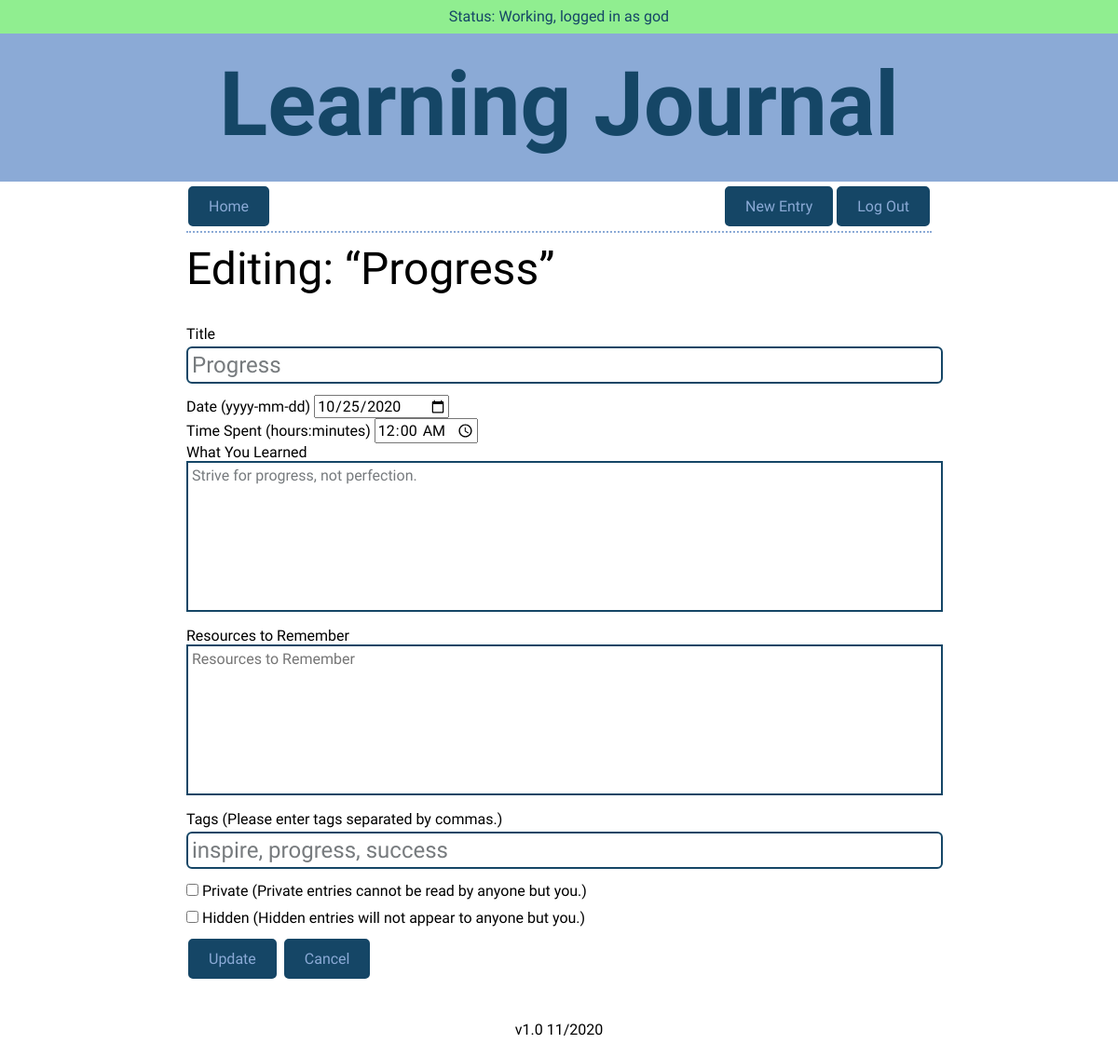
Before: /entries/6/edit (signed in) with the older database file.
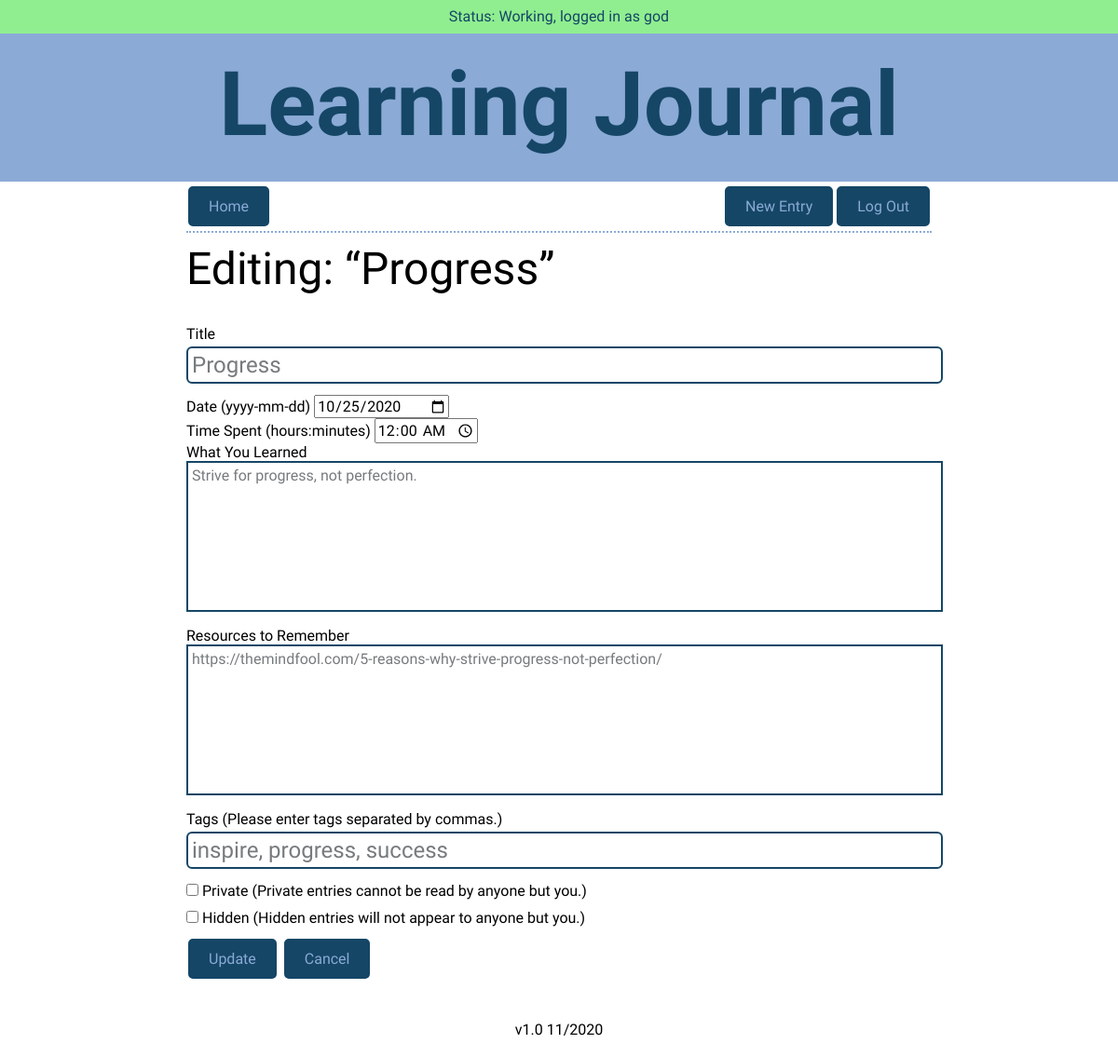
After: the same page with the newer database file.
### models.py (models this page shows)
class Entry(Model):
    id = AutoField()
    user = ForeignKeyField(User, backref="entries")
    title = CharField(max_length=256)
    date = DateField(default=datetime.date.today)
    time_spent = TimeField()
    learned = TextField()
    resources = TextField()
    tags = CharField(max_length=256)
    private = BooleanField(default=False)
    hidden = BooleanField(default=False)
    class Meta:
        database = DATABASE
    def get_tags(self):
        return (Tag
                .select()
                .join(EntryTag)
                .join(Entry)
                .where(Entry.id == self.id)
                )

### app.py (the view, shortened to what this page needs)
@app.route("/entries/<int:entry_id>/edit", methods=("GET", "POST"))
def edit_entry(entry_id):
    global last_route, cur_user, cur_entry, cur_tag
    last_route = "edit_entry"
    cur_user = None
    cur_entry = entry_id
    cur_tag = None
    if not current_user.is_authenticated:
        return redirect(url_for("login"))
    user = g.user._get_current_object()  # noqa (accessing private method)
    try:
        entry = models.Entry.get(models.Entry.id == entry_id)
        if (user != entry.user and user.god == False):  # noqa
            raise models.DoesNotExist
    except models.DoesNotExist:
        get_flashed_messages()
        flash("Cannot edit entry.", "error")
        return redirect(url_for("show_entry", entry_id=entry_id))
    form = forms.EntryForm()
    old_tags = []
    if request.method == "GET":
        old_tags = [tag.name for tag in entry.get_tags()]
        form.title.data = entry.title
        form.date.data = entry.date
        form.time_spent.data = entry.time_spent
        form.learned.data = entry.learned
        form.resources.data = entry.resources
        form.tags.data = entry.tags
        form.private.data = entry.private
        form.hidden.data = entry.hidden
    return render_template(
        "form.html", button="Update", form=form, cancel_url=get_last_route())

### forms.py (shortened to what this page needs)
class EntryForm(FlaskForm):
    title = StringField("Title", validators=[InputRequired()])
    date = DateField(
        "Date",
        default=datetime.datetime.today,
        validators=[DataRequired()],
        description=" (yyyy-mm-dd)")
    time_spent = TimeField(
        "Time Spent",
        validators=[DataRequired()],
        description=" (hours:minutes)")
    learned = TextAreaField("What You Learned", validators=[InputRequired()])
    resources = TextAreaField("Resources to Remember")
    tags = StringField("Tags",
                       description=" (Please enter tags separated by commas.)")
    private = BooleanField("Private", default=False,
                           description=" (Private entries cannot be read by "
                                       "anyone but you.)")
    hidden = BooleanField("Hidden", default=False,
                          description=" (Hidden entries will not appear to "
                                      "anyone but you.)")

### app.py (called while the page is built)
@login_manager.user_loader
def load_user(userid):
    try:
        return models.User.get(models.User.id == userid)
    except models.DoesNotExist:
        return None

### templates/form.html (shortened to what this page needs)
{% extends "layout.html" %}
{% from "macros.html" import nav_bar with context %}
{% block nav %}
    {{ nav_bar(False) }}
{% endblock %}
{% block content %}
    {% if button == "Update" %}
        <h2>Editing: “{{ form.title.data }}”</h2>
    {% endif %}
    <form method="POST" action="" class="form">
        {% for field in form %}
            <div class="field-{{ field.name }}">
                {% if field.type == "BooleanField" %}
                <label for="{{ field.name }}">{{ field(placeholder=field.label.text) }} {{ field.label }} {{ field.description }}</label>
                {% else %}
                    {% if field.id != "csrf_token" %}
                        {{ field.label }} {{ field.description }}
                    {% endif %}
                    {{ field(placeholder=field.label.text) }}
                {% endif %}
            </div>
        {% endfor %}
        <button type="submit" id="submit">{{ button }}</button>
        <a class="button" href="{{ cancel_url }}">Cancel</a>
    </form>
{% endblock %}

Changed rows visible on the page:
changed Entry "Progress": resources (not shown) → "https://themindfool.com/5-reasons-why-strive-progress-not-perfection/"
